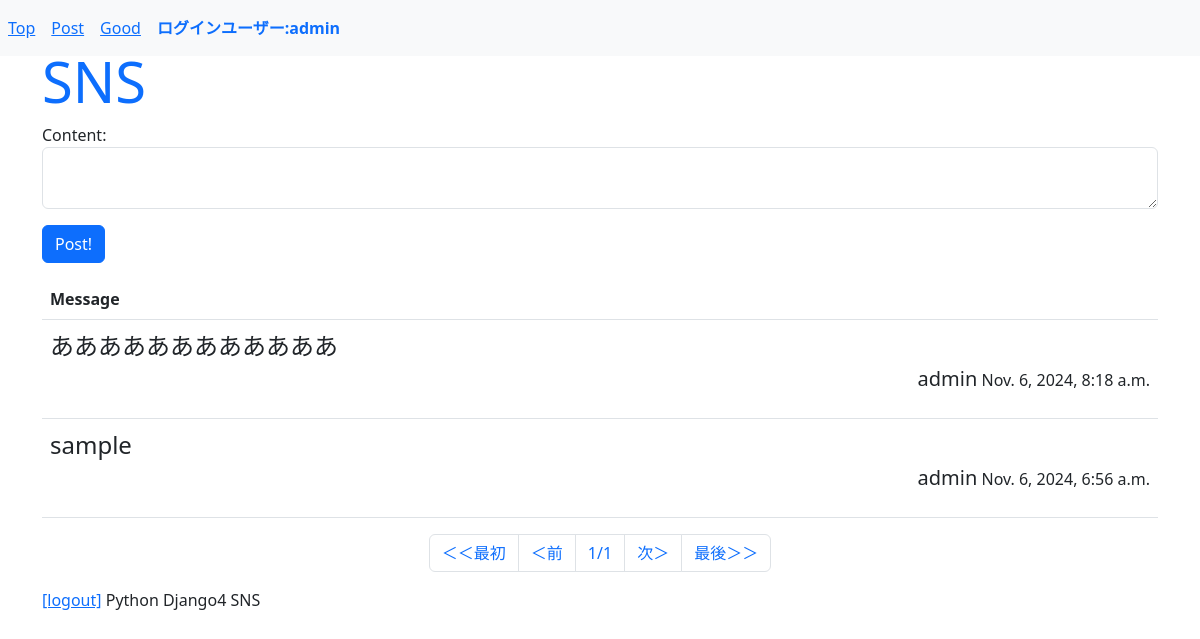
Page /sns/2 (signed in) on the earlier database version.
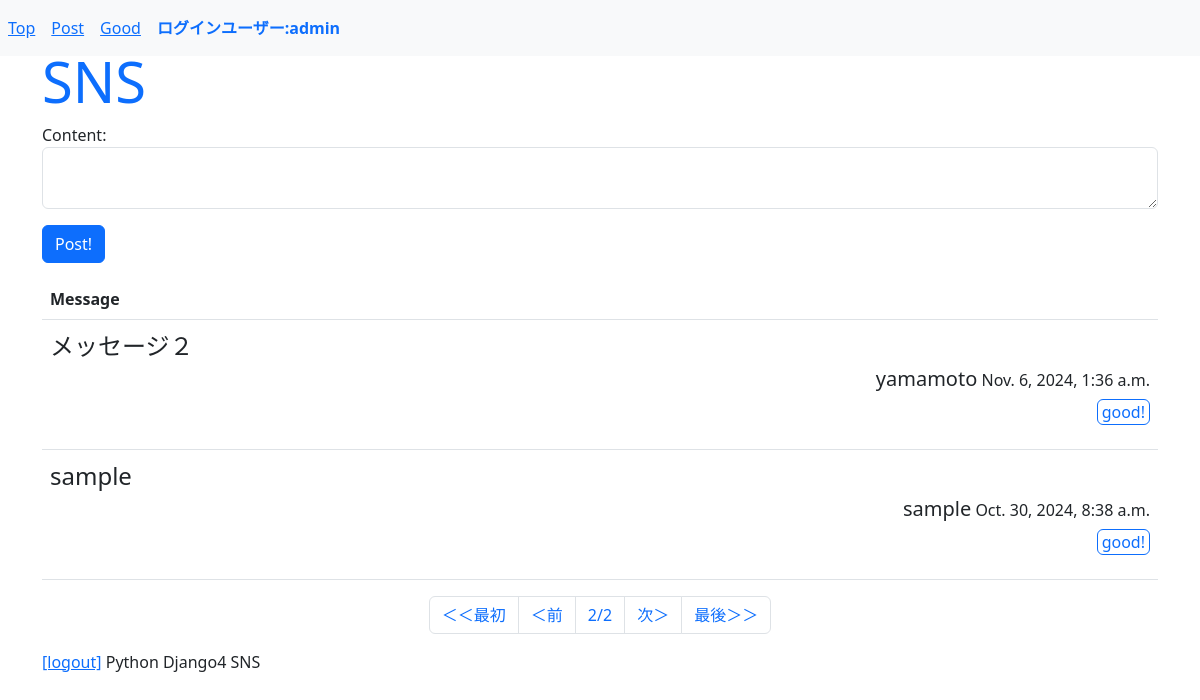
Same page on the later database version.
### sns/models.py (models this page shows, shortened)
class Message(models.Model):
    owner = models.ForeignKey(User,on_delete=models.CASCADE,related_name="message_owner")
    content = models.TextField(max_length=1000)
    good_count = models.IntegerField(default=0)
    pub_date = models.DateTimeField(auto_now_add=True)
    class Meta:
        ordering = ("-pub_date",)

### sns/views.py (the view)
# urls.py: path("",views.index,name="index"),
@login_required(login_url='/admin/login/')
def index(request,page=1):
    form = PostForm(request.user)
    msgs = Message.objects.all()
    paginator = Paginator(msgs,5)
    page_items = paginator.get_page(page)
    params = {
        'login_user':request.user,
        'form':form,
        'contents':page_items,
    }
    return render(request, "sns/index.html",params)

### sns/forms.py
class PostForm(forms.Form):
    content = forms.CharField(max_length=500,\
                              widget=forms.Textarea(attrs={"class":"form-control","rows":2}))
    def __init__(self, user, *args, **kwargs):
        super(PostForm, self).__init__(*args,**kwargs)

### sns/templates/sns/index.html (shortened to what this page needs)
{% extends 'sns/layout.html' %}
{% block header %}
<h1 class="display-4 text-primary">SNS</h1>
{% endblock %}
{% block content %}
<form action="{% url 'post' %}" method="post">
    {{ form.as_p}}
    <button class="btn btn-primary">Post!</button>
</form>
<table class="table mt-3">
    <tr>
        <th>Message</th>
    </tr>
    {% for item in contents %}
    <tr>
        <td>
            <p class="fs-4 my-0">{{ item.content }}</p>
            <p class="my-0 text-end">
                <span class="fs-5">{{ item.owner }}</span>
                <span class="fs-6">{{ item.pub_date }}</span>
            </p>
            <p class="mt-1 fs-6 text-end">
                <span class="float-right">
                    {% if item.owner != login_user %}
                    <a href="{% url 'good' item.id %}">
                        <button class="py-0 px-1 btn btn-outline-primary">
                            good!</button></a>
                    {% endif %}
                </span>
            </p>
        </td>
    </tr>
    {% endfor %}
</table>
<ul class="pagination justify-content-center">
    {% if contents.has_previous %}
    <li class="page-item">
        <a href="{% url 'index' %}" class="page-link">＜＜最初</a>
    </li>
    <li class="page-item">
        <a href="{% url 'index' %}{{contents.previous_page_number}}" class="page-link">＜前</a>
    </li>
    {% else %}
    <li class="page-item">
        <a class="page-link">＜＜最初</a>
    </li>
    <li class="page-item">
        <a class="page-link">＜前</a>
    </li>
    {% endif %}
    <li class="page-item">
        <a class="page-link">{{contents.number}}/{{contents.paginator.num_pages}}</a>
    </li>
    {% if contents.has_next %}
    <li class="page-item">
        <a href="{% url 'index' %}{{ contents.next_page_number }}" class="page-link">次＞</a>
    </li>
    <li class="page-item">
        <a href="{% url 'index' %}{{contents.paginator.num_pages}}" class="page-link">最後＞＞</a>
    </li>
    {% else %}
    <li class="page-item">
        <a class="page-link">次＞</a>
    </li>
    <li class="page-item">
        <a class="page-link">最後＞＞</a>
    </li>
    {% endif %}
</ul>
{% endblock %}

Differences in the rows shown:
removed Message: content "ああああああああああああ", owner "admin", pub_date "Nov. 6, 2024, 8:18 a.m."
added Message: content "メッセージ２", owner "yamamoto", pub_date "Nov. 6, 2024, 1:36 a.m.", shows "good!"
changed Message "sample": owner "admin" → "sample"; pub_date "Nov. 6, 2024, 6:56 a.m." → "Oct. 30, 2024, 8:38 a.m."; now shows "good!"
Other differences:
{{ contents.number }}: "1" → "2"
{{ contents.paginator.num_pages }}: "1" → "2"
